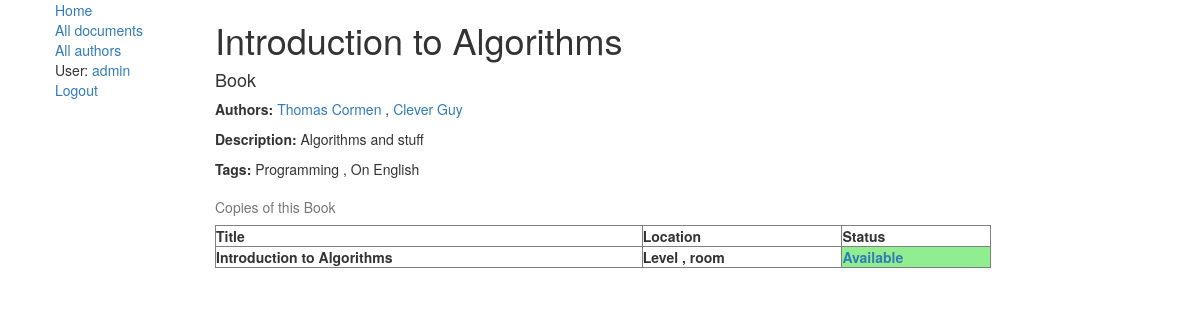
Screenshot of /library/document/2 (signed in) with the database file from the repository.
### library/models.py (models this page shows, shortened)
class Document(models.Model):
    title = models.CharField(max_length=100)
    authors = models.ManyToManyField('Author', help_text='Select authors')
    description = models.TextField(max_length=1000, help_text="Enter a description of the document")
    type = models.ForeignKey('DocType', on_delete=models.SET_NULL, null=True)
    tags = models.ManyToManyField('Tag', help_text="Select tags")

class DocType(models.Model):
    name = models.CharField(max_length=50, help_text="Document type name")
    fields = models.CharField(max_length=1000, blank=True,
                              help_text="Fields labels separated with semicolon. Max: 5")
    class Meta:
        verbose_name = "Document Type"
        verbose_name_plural = "Documents' Types"
    def __str__(self):
        return self.name

class Author(models.Model):
    first_name = models.CharField(max_length=100)
    last_name = models.CharField(max_length=100)
    date_born = models.DateField(null=True, blank=True)
    date_died = models.DateField('Died', null=True, blank=True)
    def get_absolute_url(self):
        return reverse('author-detail', args=[str(self.id)])

class Tag(models.Model):
    caption = models.CharField(max_length=100, blank=True)
    def __str__(self):
        return self.caption

class DocumentInstance(models.Model):
    id = models.UUIDField(primary_key=True, default=uuid.uuid4,
                          help_text="Unique document ID")
    document = models.ForeignKey('Document', on_delete=models.CASCADE, null=True)
    due_back = models.DateField(null=True, blank=True)
    is_reference = models.BooleanField(default=False, help_text="Reference materials can not be borrowed.")
    DOCUMENT_STATUS = (
        ('a', 'Available'),
        ('g', 'Given out'),
        ('r', 'Reserved'),
        ('m', 'Maintenance')
    )
    status = models.CharField(max_length=1, choices=DOCUMENT_STATUS, blank=True, default='d')
    location = models.ForeignKey('LibraryLocation', on_delete=models.SET_NULL, null=True, blank=True)
    price = models.FloatField(help_text='Price in RUB', null=True)
    holder = models.ForeignKey(User, on_delete=models.SET_NULL, null=True, blank=True)
    additional_field1 = models.CharField(max_length=500, blank=True)
    additional_field2 = models.CharField(max_length=500, blank=True)
    additional_field3 = models.CharField(max_length=500, blank=True)
    additional_field4 = models.CharField(max_length=500, blank=True)
    additional_field5 = models.CharField(max_length=500, blank=True)
    class Meta:
        ordering = ["due_back"]

### library/views.py (the view)
# urls.py: url(r'^document/(?P<id>\d+)$', views.get_document_detail, name='document-detail'),
def get_document_detail(request, id):
    copy_list = DocumentInstance.objects.filter(document_id=id)
    document = Document.objects.get(id=id)
    return render(request, 'library/document_detail.html',
                  context={'copy_list': copy_list, "document": document})

### library/templates/library/document_detail.html (shortened to what this page needs)
{% extends "base_generic.html" %}
{% block content %}
    <h1>{{ document.title }}</h1>
    <h4>{{ document.type }}</h4>
    <p><strong>Authors:</strong> <a href=""></a>
        {% for author in document.authors.all %}
            <a href="{{ author.get_absolute_url }}">{{ author.first_name }} {{ author.last_name }}</a>
            {% if not forloop.last %},{% endif %}
        {% endfor %}</p>
    <p><strong>Description:</strong> {{ document.description }}
    <p><strong>Tags:</strong>
        {% for tag in document.tags.all %}
            {{ tag }}
            {% if not forloop.last %},{% endif %}
        {% endfor %}
        {% if user.is_authenticated %}
            {% if copy_list %}
                <table border="1" align="left" width="80%">
                    <caption>Copies of this {{ document.type }}</caption>
                    <tr>
                        <th> Title</th>
                        <th> Location</th>
                        <th> Status</th>
                    </tr>
                    {% for copy in copy_list %}
                        <tr>
                            <th>{{ copy.document.title }}</th>
                            <th><strong>Level </strong> {{ copy.location.level }},
                                <strong>room </strong> {{ copy.location.room }}
                            </th>
                            {% if copy.status == 'a' %}
                                <th bgcolor="#90ee90" title="Boot this {{ document.type }} now!">
                                    <a href="{% url 'order_book' id=copy.id %}"> Available </a> </button>
                                </th>
                            {% elif copy.status == 'g' %}
                                <th bgcolor="#ff6347" title="Will be available on {{ copy.due_back }}">
                                    Given out
                                </th>
                            {% elif copy.status == 'r' %}
                                <th bgcolor="#ffa07a">
                                    Reserved
                                </th>
                            {% else %}
                                <th bgcolor="#fffff0">
                                    Maintenance
                                </th>
                            {% endif %}
                        </tr>
                    {% endfor %}
                </table>
            {% else %}
                <p>There are no copies in the library yet</p>
            {% endif %}
        {% else %} <p>To check out that {{ document.type }} you need to login</p>{% endif %}
{% endblock %}

### library/templates/base_generic.html (shortened to what this page needs)
<!DOCTYPE html>
<html lang="en-us">
<head>
    <link rel="stylesheet" href="https://maxcdn.bootstrapcdn.com/bootstrap/3.3.7/css/bootstrap.min.css">
    <link rel="stylesheet" href="styles.css">
</head>
<body link="">
<div class="container-fluid">
    <div class="row">
        <div class="col-sm-2">
            {% block sidebar %}
                <ul class="sidebar-nav">
                    <div><a href="{% url 'index' %}">Home</a></div>
                    <div><a href="{% url 'document' %}">All documents</a></div>
                    <div><a href="{% url 'authors' %}">All authors</a></div>
                    {% if user.is_authenticated %}
                        <div>User: <a href="{% url 'account' %}">{{ user.get_username }}</a></div>
                        <div><a href="{% url 'logout' %}?next={{ request.path }}">Logout</a></div>
                    {% else %}
                        <div><a href="{% url 'login' %}?next={{ request.path }}">Login</a></div>
                    {% endif %}
                </ul>
            {% endblock %}
        </div>
        <div class="col-sm-10 ">
            {% block content %}{% endblock %}
        </div>
    </div>
</div>
</body>
</html>

### rows the page displays
Document: title "Introduction to Algorithms", type "Book", description "Algorithms and stuff"
Author: first_name "Thomas", last_name "Cormen"
Author: first_name "Clever", last_name "Guy"
Tag: caption "Programming"
Tag: caption "On English"
DocumentInstance: document "Introduction to Algorithms"

### other values shown
{{ user.get_username }} "admin"
